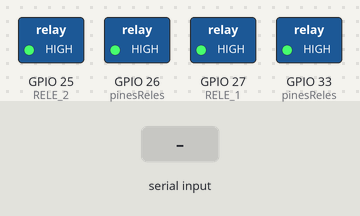
A sketch run on a simulated ESP32. Shown: switched loads named in the sketch (green lamp = pin HIGH). The test bench sets the inputs (shaded band). What the sketch prints to the serial monitor is not drawn.

Above: at 2.2 s.
2.3 s: "prender_rele_1\n" received over Serial
At 3.1 s:
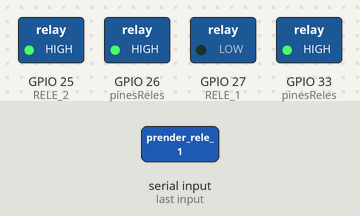
3.8 s: "prender_rele_2\n" received over Serial
At 4.3 s:
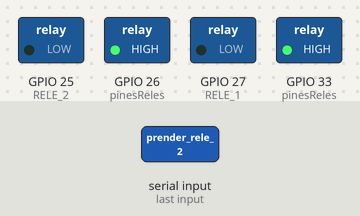
5.3 s: "apagar_rele_1\n" received over Serial
At 6.5 s:
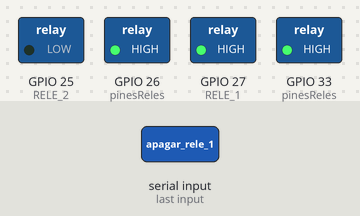
6.8 s: "apagar_rele_2\n" received over Serial
At 7.8 s:
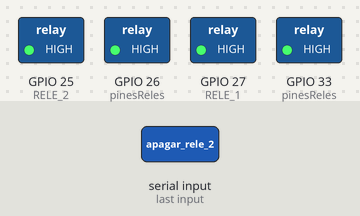
Timing chart, 0 to 9.3 s (numbered marks = the images above; inputs shaded):
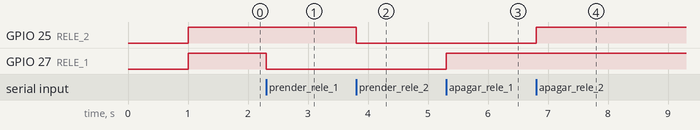

Measured:
- after the input at 2.3 s, GPIO 27 (RELE_1): HIGH → LOW at once
- after the input at 3.8 s, GPIO 25 (RELE_2): HIGH → LOW at once
- after the input at 5.3 s, GPIO 27 (RELE_1): LOW → HIGH at once
- after the input at 6.8 s, GPIO 25 (RELE_2): LOW → HIGH at once

The sketch:

sketch_jun9a.ino
```cpp
// 1. DEFINIR LOS PINES FÍSICOS
#define RELE_0  26
#define RELE_1  27  // Tu pin elegido
#define RELE_2  25
#define RELE_3  33

// Guardamos los pines en una lista (Array) para controlarlos juntos
const int pinesReles[4] = {RELE_0, RELE_1, RELE_2, RELE_3};

void setup() {
  // Inicializar la comunicación con la computadora
  Serial.begin(115200);
  delay(1000);

  Serial.println("\n========================================");
  Serial.println("  CASA INTELIGENTE - DESDE CERO ACTIVA");
  Serial.println("========================================");

  // Configurar los 4 pines como SALIDAS y apagados al arrancar
  for (int i = 0; i < 4; i++) {
    pinMode(pinesReles[i], OUTPUT);
    digitalWrite(pinesReles[i], HIGH); // En relés, HIGH suele ser APAGADO
  }
  Serial.println("Sistema listo. Esperando comandos en español...");
}

void loop() {
  // ¿Hay algún comando llegando por el cable USB?
  if (Serial.available() > 0) {

    // Leer el texto que escribiste hasta que presiones ENTER
    String comando = Serial.readStringUntil('\n');
    comando.trim(); // Limpiar espacios invisibles

    Serial.print("Comando recibido: ");
    Serial.println(comando);

    // ===================================================
    // SECCIÓN DE CONTROL GLOBAL (TODOS AL INSTANTE)
    // ===================================================
    if (comando == "prender_todos") {
      for (int i = 0; i < 4; i++) {
        digitalWrite(pinesReles[i], LOW); // LOW los activa a todos juntos
      }
      Serial.println("⚡ ¡TODOS los relés encendidos al instante!");
    }
    else if (comando == "apagar_todos") {
      for (int i = 0; i < 4; i++) {
        digitalWrite(pinesReles[i], HIGH); // HIGH los apaga a todos juntos
      }
      Serial.println("🛑 ¡Todos los relés apagados al instante!");
    }

    // ===================================================
    // SECCIÓN DE CONTROL INDIVIDUAL (TUS COMANDOS EXACTOS)
    // ===================================================
    else if (comando == "prender_rele_1") {
      digitalWrite(RELE_1, LOW);
      Serial.println("✅ Relé 1 (Pin 27) ENCENDIDO");
    }
    else if (comando == "apagar_rele_1") {
      digitalWrite(RELE_1, HIGH);
      Serial.println("✅ Relé 1 (Pin 27) APAGADO");
    }
    else if (comando == "prender_rele_2") {
      digitalWrite(RELE_2, LOW);
      Serial.println("✅ Relé 2 (Pin 25) ENCENDIDO");
    }
    else if (comando == "apagar_rele_2") {
      digitalWrite(RELE_2, HIGH);
      Serial.println("✅ Relé 2 (Pin 25) APAGADO");
    }

    // Si escribes otra cosa que no existe:
    else {
      Serial.println("❌ Comando inválido. Usa: 'prender_todos' o 'prender_rele_1'");
    }
  }
}
```
